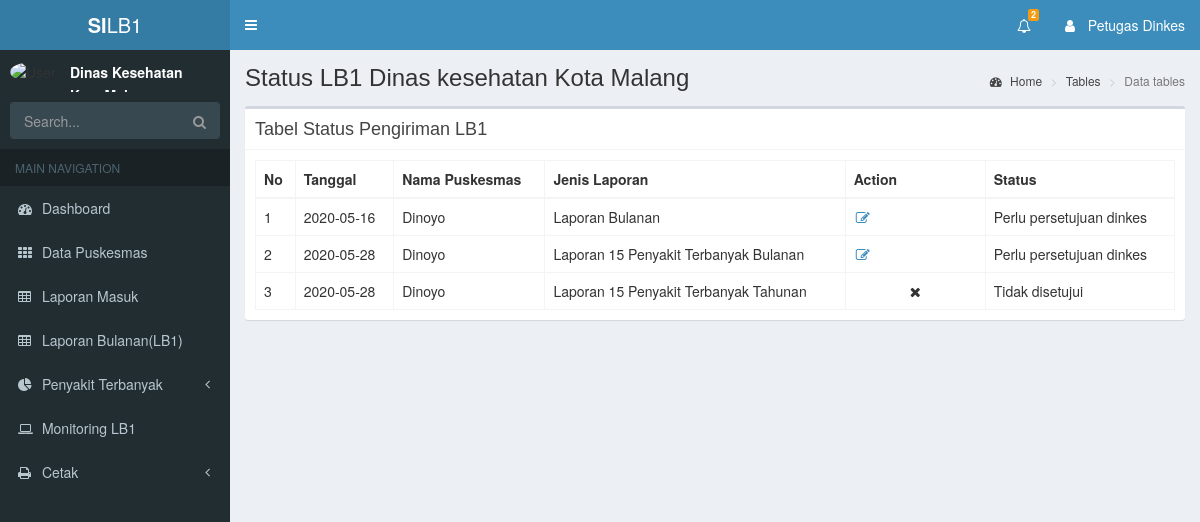
The page /index.php/dinkes/laporanDinkes on the database its author committed.
### tables this page shows
CREATE TABLE `detail_laporan` (
  `id_laporan` int(10) NOT NULL,
  `id_jp` int(10) NOT NULL,
  `jenis_laporan` varchar(100) NOT NULL,
  `nama_puskesmas` varchar(100) NOT NULL,
  `status` int(10) NOT NULL,
  `tanggal` date NOT NULL,
  `datalb1` text NOT NULL,
  `ket` text NOT NULL,
  `pesan` int(10) NOT NULL,
  `waktu` time NOT NULL
);

### application/controllers/Dinkes.php (called while the page is built, shortened)
<?php
class Dinkes extends CI_Controller{
    function __construct(){
      $this->load->helper('url');
      $this->load->model('M_Data_Puskesmas');
      $this->load->model('M_Dinkes');
      $this->load->model('DataLB1_model');
      $this->load->helper(array('form', 'url'));
    }
    public function header()
    {
      $result = $this->M_Dinkes->notif();
      $data['notif'] = count($result);
      $data['data_notif'] = $result;
      $this->load->view('header/d_header', $data);
    }
    public function laporanDinkes()
    {
      $data['status'] = $this->M_Dinkes->tampilLB();
      $this->load->view('dinkes/laporan_masukdinkes', $data);
      $this->load->view('footer/d_footer');
    }
}

### index.php (called while the page is built, shortened)
<?php
require_once BASEPATH.'core/CodeIgniter.php';

### application/models/M_Dinkes.php (called while the page is built, shortened)
<?php
class M_Dinkes extends CI_Model{
    public function tampilLB()
    {
        $this->db->select('*');
        $this->db->from('detail_laporan');
        $this->db->where("status BETWEEN 2 AND 4");
        $query = $this->db->get();
        return $query->result();
    }
    public function notif()
    {
        $this->db->where('status', 2);
        $result = $this->db->get('detail_laporan')->result_array();
        return $result;
    }
}

### application/views/dinkes/laporan_masukdinkes.php (the view)
<div class="content-wrapper">
  <section class="content-header">
    <h1>
      Status LB1 Dinas kesehatan Kota Malang
    </h1>
    <ol class="breadcrumb">
      <li><a href="#"><i class="fa fa-dashboard"></i> Home</a></li>
      <li><a href="#">Tables</a></li>
      <li class="active">Data tables</li>
    </ol>
  </section>
  <section class="content">
    <div class="row">
      <div class="col-xs-12">
      <div class="box">
          <div class="box-header with-border">
            <h3 class="box-title">Tabel Status Pengiriman LB1</h3>
          </div>
          <div class="box-body">
            <table class="table table-bordered">
              <thead>
              <tr>
                <th >No</th>
                <th >Tanggal</th>
                <th >Nama Puskesmas</th>
                <th >Jenis Laporan</th>
                <th style="width: 140px" >Action</th>
                <th >Status</th>
              </tr>
              </thead>
              <tbody>
              <?php $no =0; foreach ($status as $st ): $no++; ?>
              <tr>
                <td><?php echo $no?></td>
                <td><?php echo $st->tanggal?></td>
                <td><?php echo $st->nama_puskesmas?></td>
                <td><?php echo $st->jenis_laporan?>
                <?php if ($st->status == 4) { ?>
                  <td style="text-align: center;"><span class="fa fa-fw fa-times"></span></td>
                <?php }elseif ($st->status == 2 && $st->id_jp == 1 || $st->id_jp == 2 || $st->id_jp == 3 ) { ?>
                  <td><a class='fa fa-fw fa-edit' href="<?php echo site_url('dinkes/detailLBdinkes/' . $st->id_laporan);?>"><span class="menu-icon icon-edit"></span></a></td>
                <?php }elseif ($st->status == 2 && $st->id_jp == 4 ) { ?>
                  <td><a class='fa fa-fw fa-edit' href="<?php echo site_url('dinkes/detailPenyBulan/' . $st->id_laporan);?>"><span class="menu-icon icon-edit"></span></a></td>
                <?php }elseif ($st->status == 2 && $st->id_jp == 5) { ?>
                  <td ><a class='fa fa-fw fa-edit' href="<?php echo site_url('dinkes/detailPenyTri/' . $st->id_laporan);?>"><span class="menu-icon icon-edit"></span></a></td>
                <?php }elseif ($st->status == 2 && $st->id_jp == 6) { ?>
                <td><a class='fa fa-fw fa-edit' href="<?php echo site_url('dinkes/detailPenyThn/' . $st->id_laporan);?>"><span class="menu-icon icon-edit"></span></a></td>
                <?php }elseif ($st->status == 3 ) { ?>
                  <td style="text-align: center;"><span class="fa fa-fw fa-check"></span></td>
                <?php } ?>
                <td>
                  <?php if ($st->status == 2) {
                          echo "Perlu persetujuan dinkes";
                        }else if ($st->status == 1 || $st->status == 0) {
                          echo "Belum dikirim";
                        }elseif ($st->status == 3) {
                          echo "Telah disetujui";
                        }elseif ($st->status == 4) {
                          echo "Tidak disetujui";
                        }
                  ?>
                </td>
              </tr>
              <?php endforeach;?>
              </tbody>
          </table>
          </div>
        </div>
      </div>
    </div>
  </section>
</div>

### rows shown on the page
detail_laporan: tanggal "2020-05-16", nama_puskesmas "Dinoyo", jenis_laporan "Laporan Bulanan", status "Perlu persetujuan dinkes"
detail_laporan: tanggal "2020-05-28", nama_puskesmas "Dinoyo", jenis_laporan "Laporan 15 Penyakit Terbanyak Bulanan", status "Perlu persetujuan dinkes"
detail_laporan: tanggal "2020-05-28", nama_puskesmas "Dinoyo", jenis_laporan "Laporan 15 Penyakit Terbanyak Tahunan", status 4 (drawn)

### other values the page prints
$notif "2"
